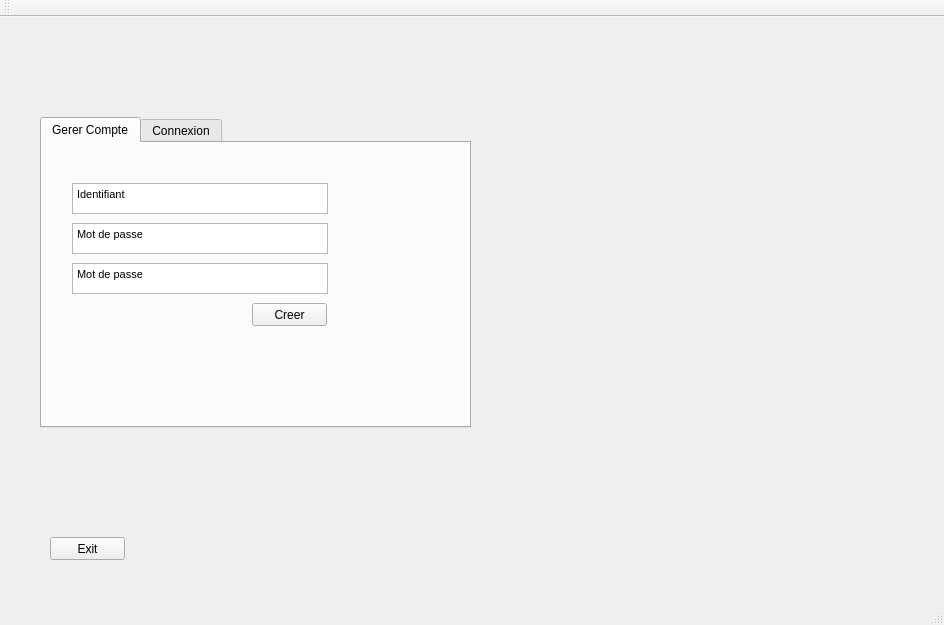
<?xml version="1.0" encoding="UTF-8"?>
<ui version="4.0">
 <class>MainWindow</class>
 <widget class="QMainWindow" name="MainWindow">
  <property name="geometry">
   <rect>
    <x>0</x>
    <y>0</y>
    <width>944</width>
    <height>625</height>
   </rect>
  </property>
  <property name="windowTitle">
   <string>MainWindow</string>
  </property>
  <widget class="QWidget" name="centralWidget">
   <widget class="QLabel" name="label">
    <property name="geometry">
     <rect>
      <x>10</x>
      <y>0</y>
      <width>921</width>
      <height>581</height>
     </rect>
    </property>
    <property name="text">
     <string/>
    </property>
    <property name="pixmap">
     <pixmap>../../../Pictures/Poker main.png</pixmap>
    </property>
   </widget>
   <widget class="QPushButton" name="Exit">
    <property name="geometry">
     <rect>
      <x>50</x>
      <y>520</y>
      <width>75</width>
      <height>23</height>
     </rect>
    </property>
    <property name="text">
     <string>Exit</string>
    </property>
   </widget>
   <widget class="QTabWidget" name="tabWidget">
    <property name="geometry">
     <rect>
      <x>40</x>
      <y>100</y>
      <width>431</width>
      <height>311</height>
     </rect>
    </property>
    <property name="currentIndex">
     <number>0</number>
    </property>
    <widget class="QWidget" name="tab">
     <attribute name="title">
      <string>Gerer Compte</string>
     </attribute>
     <widget class="QTextBrowser" name="textBrowser">
      <property name="geometry">
       <rect>
        <x>30</x>
        <y>40</y>
        <width>256</width>
        <height>31</height>
       </rect>
      </property>
      <property name="html">
       <string>&lt;!DOCTYPE HTML PUBLIC &quot;-//W3C//DTD HTML 4.0//EN&quot; &quot;http://www.w3.org/TR/REC-html40/strict.dtd&quot;&gt;
&lt;html&gt;&lt;head&gt;&lt;meta name=&quot;qrichtext&quot; content=&quot;1&quot; /&gt;&lt;style type=&quot;text/css&quot;&gt;
p, li { white-space: pre-wrap; }
&lt;/style&gt;&lt;/head&gt;&lt;body style=&quot; font-family:'MS Shell Dlg 2'; font-size:8.25pt; font-weight:400; font-style:normal;&quot;&gt;
&lt;p style=&quot; margin-top:0px; margin-bottom:0px; margin-left:0px; margin-right:0px; -qt-block-indent:0; text-indent:0px;&quot;&gt;&lt;span style=&quot; font-size:8pt;&quot;&gt;Identifiant&lt;/span&gt;&lt;/p&gt;&lt;/body&gt;&lt;/html&gt;</string>
      </property>
     </widget>
     <widget class="QTextBrowser" name="textBrowser_2">
      <property name="geometry">
       <rect>
        <x>30</x>
        <y>80</y>
        <width>256</width>
        <height>31</height>
       </rect>
      </property>
      <property name="html">
       <string>&lt;!DOCTYPE HTML PUBLIC &quot;-//W3C//DTD HTML 4.0//EN&quot; &quot;http://www.w3.org/TR/REC-html40/strict.dtd&quot;&gt;
&lt;html&gt;&lt;head&gt;&lt;meta name=&quot;qrichtext&quot; content=&quot;1&quot; /&gt;&lt;style type=&quot;text/css&quot;&gt;
p, li { white-space: pre-wrap; }
&lt;/style&gt;&lt;/head&gt;&lt;body style=&quot; font-family:'MS Shell Dlg 2'; font-size:8.25pt; font-weight:400; font-style:normal;&quot;&gt;
&lt;p style=&quot; margin-top:0px; margin-bottom:0px; margin-left:0px; margin-right:0px; -qt-block-indent:0; text-indent:0px;&quot;&gt;&lt;span style=&quot; font-size:8pt;&quot;&gt;Mot de passe&lt;/span&gt;&lt;/p&gt;&lt;/body&gt;&lt;/html&gt;</string>
      </property>
     </widget>
     <widget class="QPushButton" name="pushButton">
      <property name="geometry">
       <rect>
        <x>210</x>
        <y>160</y>
        <width>75</width>
        <height>23</height>
       </rect>
      </property>
      <property name="text">
       <string>Creer</string>
      </property>
     </widget>
     <widget class="QTextBrowser" name="textBrowser_3">
      <property name="geometry">
       <rect>
        <x>30</x>
        <y>120</y>
        <width>256</width>
        <height>31</height>
       </rect>
      </property>
      <property name="html">
       <string>&lt;!DOCTYPE HTML PUBLIC &quot;-//W3C//DTD HTML 4.0//EN&quot; &quot;http://www.w3.org/TR/REC-html40/strict.dtd&quot;&gt;
&lt;html&gt;&lt;head&gt;&lt;meta name=&quot;qrichtext&quot; content=&quot;1&quot; /&gt;&lt;style type=&quot;text/css&quot;&gt;
p, li { white-space: pre-wrap; }
&lt;/style&gt;&lt;/head&gt;&lt;body style=&quot; font-family:'MS Shell Dlg 2'; font-size:8.25pt; font-weight:400; font-style:normal;&quot;&gt;
&lt;p style=&quot; margin-top:0px; margin-bottom:0px; margin-left:0px; margin-right:0px; -qt-block-indent:0; text-indent:0px;&quot;&gt;&lt;span style=&quot; font-size:8pt;&quot;&gt;Mot de passe&lt;/span&gt;&lt;/p&gt;&lt;/body&gt;&lt;/html&gt;</string>
      </property>
     </widget>
    </widget>
    <widget class="QWidget" name="tab_2">
     <attribute name="title">
      <string>Connexion</string>
     </attribute>
     <widget class="QTextBrowser" name="textBrowser_4">
      <property name="geometry">
       <rect>
        <x>30</x>
        <y>80</y>
        <width>256</width>
        <height>31</height>
       </rect>
      </property>
      <property name="html">
       <string>&lt;!DOCTYPE HTML PUBLIC &quot;-//W3C//DTD HTML 4.0//EN&quot; &quot;http://www.w3.org/TR/REC-html40/strict.dtd&quot;&gt;
&lt;html&gt;&lt;head&gt;&lt;meta name=&quot;qrichtext&quot; content=&quot;1&quot; /&gt;&lt;style type=&quot;text/css&quot;&gt;
p, li { white-space: pre-wrap; }
&lt;/style&gt;&lt;/head&gt;&lt;body style=&quot; font-family:'MS Shell Dlg 2'; font-size:8.25pt; font-weight:400; font-style:normal;&quot;&gt;
&lt;p style=&quot; margin-top:0px; margin-bottom:0px; margin-left:0px; margin-right:0px; -qt-block-indent:0; text-indent:0px;&quot;&gt;&lt;span style=&quot; font-size:8pt;&quot;&gt;Mot de passe&lt;/span&gt;&lt;/p&gt;&lt;/body&gt;&lt;/html&gt;</string>
      </property>
     </widget>
     <widget class="QPushButton" name="pushButton_2">
      <property name="geometry">
       <rect>
        <x>230</x>
        <y>170</y>
        <width>75</width>
        <height>23</height>
       </rect>
      </property>
      <property name="text">
       <string>Connexion</string>
      </property>
     </widget>
     <widget class="QTextBrowser" name="textBrowser_5">
      <property name="geometry">
       <rect>
        <x>30</x>
        <y>40</y>
        <width>256</width>
        <height>31</height>
       </rect>
      </property>
      <property name="html">
       <string>&lt;!DOCTYPE HTML PUBLIC &quot;-//W3C//DTD HTML 4.0//EN&quot; &quot;http://www.w3.org/TR/REC-html40/strict.dtd&quot;&gt;
&lt;html&gt;&lt;head&gt;&lt;meta name=&quot;qrichtext&quot; content=&quot;1&quot; /&gt;&lt;style type=&quot;text/css&quot;&gt;
p, li { white-space: pre-wrap; }
&lt;/style&gt;&lt;/head&gt;&lt;body style=&quot; font-family:'MS Shell Dlg 2'; font-size:8.25pt; font-weight:400; font-style:normal;&quot;&gt;
&lt;p style=&quot; margin-top:0px; margin-bottom:0px; margin-left:0px; margin-right:0px; -qt-block-indent:0; text-indent:0px;&quot;&gt;&lt;span style=&quot; font-size:8pt;&quot;&gt;Identifiant&lt;/span&gt;&lt;/p&gt;&lt;/body&gt;&lt;/html&gt;</string>
      </property>
     </widget>
    </widget>
   </widget>
  </widget>
  <widget class="QMenuBar" name="menuBar">
   <property name="geometry">
    <rect>
     <x>0</x>
     <y>0</y>
     <width>944</width>
     <height>21</height>
    </rect>
   </property>
  </widget>
  <widget class="QToolBar" name="mainToolBar">
   <attribute name="toolBarArea">
    <enum>TopToolBarArea</enum>
   </attribute>
   <attribute name="toolBarBreak">
    <bool>false</bool>
   </attribute>
  </widget>
  <widget class="QStatusBar" name="statusBar"/>
 </widget>
 <layoutdefault spacing="6" margin="11"/>
 <resources/>
 <connections/>
</ui>
